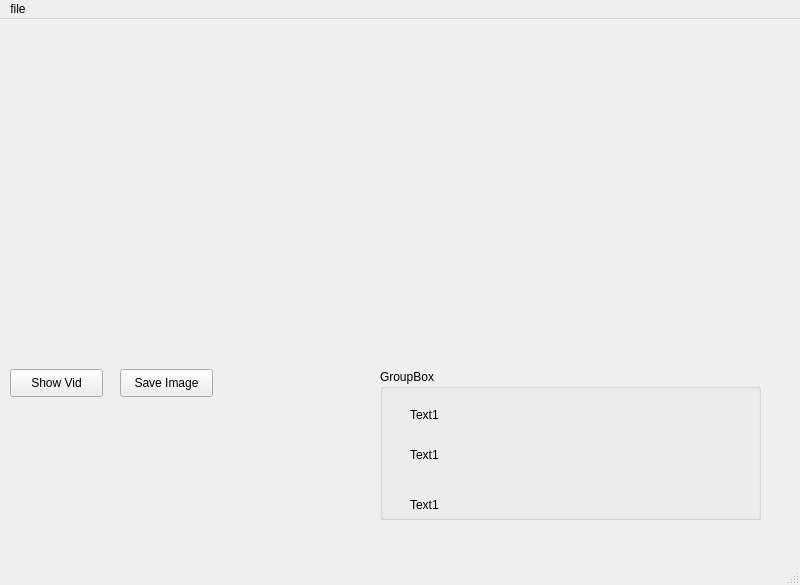
<?xml version="1.0" encoding="UTF-8"?>
<ui version="4.0">
 <class>MainWindow</class>
 <widget class="QMainWindow" name="MainWindow">
  <property name="geometry">
   <rect>
    <x>0</x>
    <y>0</y>
    <width>800</width>
    <height>585</height>
   </rect>
  </property>
  <property name="windowTitle">
   <string>MainWindow</string>
  </property>
  <widget class="QWidget" name="centralwidget">
   <widget class="QPushButton" name="pushButton">
    <property name="geometry">
     <rect>
      <x>10</x>
      <y>350</y>
      <width>93</width>
      <height>28</height>
     </rect>
    </property>
    <property name="text">
     <string>Show Vid</string>
    </property>
   </widget>
   <widget class="QGroupBox" name="groupBox">
    <property name="geometry">
     <rect>
      <x>380</x>
      <y>350</y>
      <width>381</width>
      <height>151</height>
     </rect>
    </property>
    <property name="title">
     <string>GroupBox</string>
    </property>
    <widget class="QLabel" name="label">
     <property name="geometry">
      <rect>
       <x>30</x>
       <y>30</y>
       <width>171</width>
       <height>31</height>
      </rect>
     </property>
     <property name="mouseTracking">
      <bool>false</bool>
     </property>
     <property name="text">
      <string>Text1</string>
     </property>
    </widget>
    <widget class="QLabel" name="label_2">
     <property name="geometry">
      <rect>
       <x>30</x>
       <y>70</y>
       <width>171</width>
       <height>31</height>
      </rect>
     </property>
     <property name="mouseTracking">
      <bool>false</bool>
     </property>
     <property name="text">
      <string>Text1</string>
     </property>
    </widget>
    <widget class="QLabel" name="label_3">
     <property name="geometry">
      <rect>
       <x>30</x>
       <y>120</y>
       <width>171</width>
       <height>31</height>
      </rect>
     </property>
     <property name="mouseTracking">
      <bool>false</bool>
     </property>
     <property name="text">
      <string>Text1</string>
     </property>
    </widget>
   </widget>
   <widget class="QWidget" name="widget" native="true">
    <property name="geometry">
     <rect>
      <x>10</x>
      <y>19</y>
      <width>361</width>
      <height>321</height>
     </rect>
    </property>
   </widget>
   <widget class="QWidget" name="widget_2" native="true">
    <property name="geometry">
     <rect>
      <x>490</x>
      <y>20</y>
      <width>221</width>
      <height>181</height>
     </rect>
    </property>
   </widget>
   <widget class="QPushButton" name="pushButton_2">
    <property name="geometry">
     <rect>
      <x>120</x>
      <y>350</y>
      <width>93</width>
      <height>28</height>
     </rect>
    </property>
    <property name="text">
     <string>Save Image</string>
    </property>
   </widget>
  </widget>
  <widget class="QMenuBar" name="menubar">
   <property name="geometry">
    <rect>
     <x>0</x>
     <y>0</y>
     <width>800</width>
     <height>26</height>
    </rect>
   </property>
   <widget class="QMenu" name="menufile">
    <property name="title">
     <string>file</string>
    </property>
   </widget>
   <addaction name="menufile"/>
  </widget>
  <widget class="QStatusBar" name="statusbar"/>
 </widget>
 <resources/>
 <connections/>
</ui>
